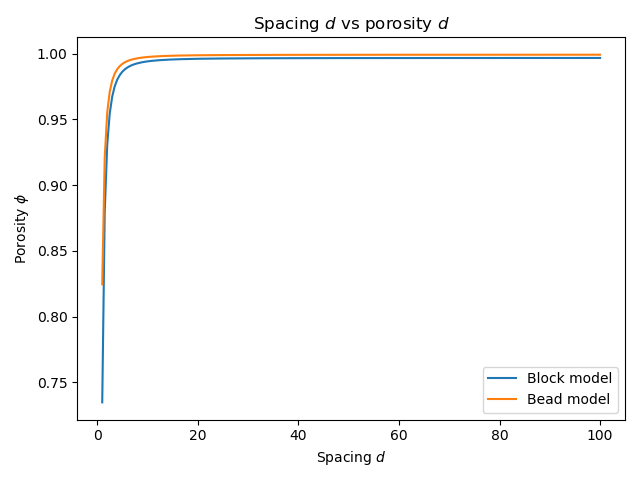

Reproduce this figure in Python.
import matplotlib.pyplot as plt                     # To plot
from pylab import *
import numpy as np

Nchains = 9
Nbeads  = 100
hsub    = 1
hcyl    = 100
r       = 0.5
Lz      = 300

def give_phiblock_wsubstr(d):
    return 1 - (pi*r**2*hcyl+d**2*hsub)/(d**2*Lz)

def give_phibead_wsubstr(d):
    return 1 - (4./3*pi*r**3*(Nbeads+0.5*d**2))/(d**2*Lz)

def give_phiblock_chainsonly(d):
    return 1 - (pi*r**2*hcyl)/(d**2*Lz)

def give_phibead_chainsonly(d):
    return 1 - (4./3*pi*r**3*Nbeads)/(d**2*Lz)

d = np.linspace(1,100,201)

phi_block = give_phiblock_wsubstr(d)
phi_bead  = give_phibead_wsubstr(d)

plotname = 'd_vs_phi.png'

plt.figure()
plt.plot(d,phi_block, label='Block model')
plt.plot(d,phi_bead, label='Bead model')
plt.xlabel(r'Spacing $d$')
plt.ylabel(r'Porosity $\phi$')
plt.title('Spacing $d$ vs porosity $d$')
plt.tight_layout()
plt.legend(loc='lower right')
#plt.ticklabel_format(axis='both', style='sci', scilimits=(0,0))
plt.savefig(plotname)


## Short
d = np.linspace(1,20,201)

phi_block = give_phiblock_wsubstr(d)
phi_bead  = give_phibead_wsubstr(d)

plotname = 'd_vs_phi_short.png'

plt.figure()
plt.plot(d,phi_block, label='Block model')
plt.plot(d,phi_bead, label='Bead model')
plt.xlabel(r'Spacing $d$')
plt.ylabel(r'Porosity $\phi$')
plt.title('Spacing $d$ vs porosity $d$')
plt.tight_layout()
plt.legend(loc='lower right')
#plt.ticklabel_format(axis='both', style='sci', scilimits=(0,0))
plt.savefig(plotname)

print('phi_block(d=1):', phi_block[0])
print('phi_bead(d=1):', phi_bead[0])

################# Without substrate ####################
d = np.linspace(1,100,201)

phi_block = give_phiblock_chainsonly(d)
phi_bead  = give_phibead_chainsonly(d)

plotname = 'd_vs_phi_wosubstrate.png'

plt.figure()
plt.plot(d,phi_block, label='Block model')
plt.plot(d,phi_bead, label='Bead model')
plt.xlabel(r'Spacing $d$')
plt.ylabel(r'Porosity $\phi$')
plt.title('Spacing $d$ vs porosity $d$')
plt.tight_layout()
plt.legend(loc='lower right')
#plt.ticklabel_format(axis='both', style='sci', scilimits=(0,0))
plt.savefig(plotname)

d = np.linspace(1,20,201)

phi_block = give_phiblock_chainsonly(d)
phi_bead  = give_phibead_chainsonly(d)

plotname = 'd_vs_phi_short_wosubstrate.png'

plt.figure()
plt.plot(d,phi_block, label='Block model')
plt.plot(d,phi_bead, label='Bead model')
plt.xlabel(r'Spacing $d$')
plt.ylabel(r'Porosity $\phi$')
plt.title('Spacing $d$ vs porosity $d$')
plt.tight_layout()
plt.legend(loc='lower right')
#plt.ticklabel_format(axis='both', style='sci', scilimits=(0,0))
plt.savefig(plotname)

print('phi_block(d=1):', phi_block[0])
print('phi_bead(d=1):', phi_bead[0])


### Plotting:
d = np.array([1,1.25,1.5,2,3,4,5,6,7,10,15,25,50,75,100])
phi_block_ws = give_phiblock_wsubstr(d)
phi_bead_ws  = give_phibead_wsubstr(d)
phi_block_co = give_phiblock_chainsonly(d)
phi_bead_co  = give_phibead_chainsonly(d)
filename_ws = 'd_vs_phi_wsubstrate.txt'
file_ws = open(filename_ws, 'w')
file_ws.write('d phi(blockmodel) phi(beadmodel)\n')
for i in range(len(d)):
    file_ws.write('%.2f %.16f %.16f\n' % (d[i], phi_block_ws[i], phi_bead_ws[i]))
file_ws.close()

filename_wos = 'd_vs_phi_withoutsubstrate.txt'
file_wos = open(filename_wos, 'w')
file_wos.write('d phi(blockmodel) phi(beadmodel)\n')
for i in range(len(d)):
    file_wos.write('%.2f %.16f %.16f\n' % (d[i], phi_block_co[i], phi_bead_co[i]))
file_wos.close()
